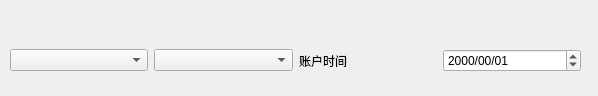
<?xml version="1.0" encoding="UTF-8"?>
<ui version="4.0">
 <class>Dialog</class>
 <widget class="QMdiSubWindow" name="Dialog">
  <property name="geometry">
   <rect>
    <x>0</x>
    <y>0</y>
    <width>598</width>
    <height>96</height>
   </rect>
  </property>
  <property name="sizePolicy">
   <sizepolicy hsizetype="Preferred" vsizetype="Preferred">
    <horstretch>0</horstretch>
    <verstretch>0</verstretch>
   </sizepolicy>
  </property>
  <property name="windowTitle">
   <string>内证</string>
  </property>
  <widget class="QWidget" name="layoutWidget" native="true">
   <property name="geometry">
    <rect>
     <x>10</x>
     <y>40</y>
     <width>571</width>
     <height>41</height>
    </rect>
   </property>
   <layout class="QHBoxLayout" name="horizontalLayout">
    <item>
     <widget class="QComboBox" name="list_type">
      <item>
       <property name="text">
        <string/>
       </property>
      </item>
     </widget>
    </item>
    <item>
     <widget class="QComboBox" name="account_list">
      <item>
       <property name="text">
        <string/>
       </property>
      </item>
      <item>
       <property name="text">
        <string/>
       </property>
      </item>
     </widget>
    </item>
    <item>
     <widget class="QLabel" name="label">
      <property name="text">
       <string>账户时间</string>
      </property>
     </widget>
    </item>
    <item>
     <widget class="QDateEdit" name="now_time">
      <property name="displayFormat">
       <string>yyyy/mm/dd</string>
      </property>
     </widget>
    </item>
   </layout>
  </widget>
 </widget>
 <customwidgets>
  <customwidget>
   <class>QMdiSubWindow</class>
   <extends>QWidget</extends>
   <header>qmdisubwindow.h</header>
   <container>1</container>
  </customwidget>
 </customwidgets>
 <resources/>
 <connections/>
</ui>
